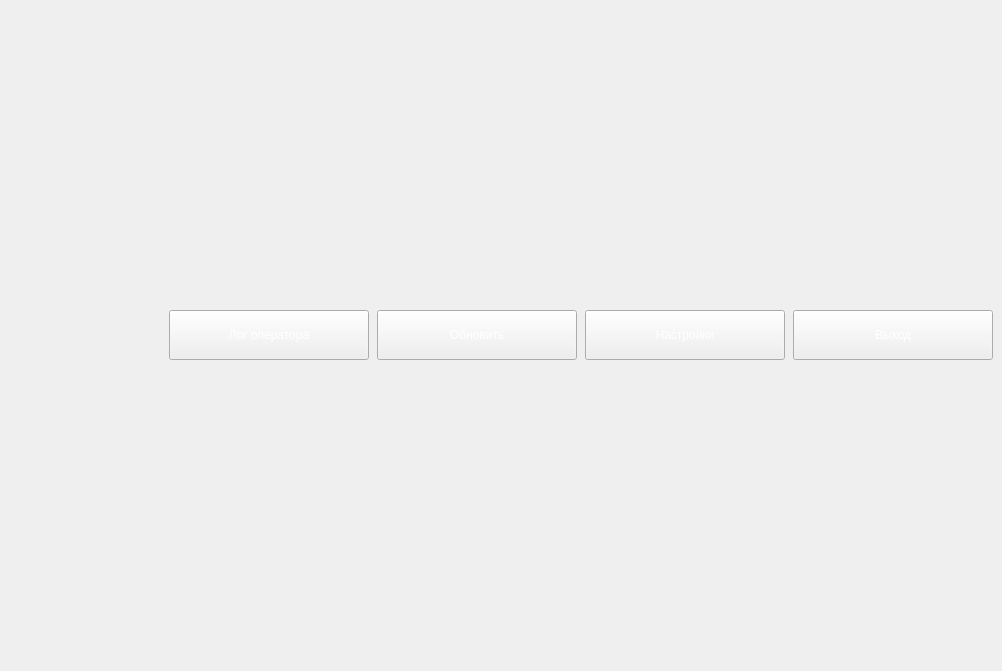
<?xml version="1.0" encoding="UTF-8"?>
<ui version="4.0">
 <class>MainWindow</class>
 <widget class="QMainWindow" name="MainWindow">
  <property name="geometry">
   <rect>
    <x>0</x>
    <y>0</y>
    <width>1002</width>
    <height>671</height>
   </rect>
  </property>
  <property name="windowTitle">
   <string>MainWindow</string>
  </property>
  <property name="styleSheet">
   <string notr="true"/>
  </property>
  <widget class="QWidget" name="centralwidget">
   <layout class="QVBoxLayout" name="verticalLayout">
    <item>
     <widget class="QWidget" name="top_bar" native="true">
      <property name="sizePolicy">
       <sizepolicy hsizetype="Expanding" vsizetype="Fixed">
        <horstretch>0</horstretch>
        <verstretch>0</verstretch>
       </sizepolicy>
      </property>
      <property name="minimumSize">
       <size>
        <width>0</width>
        <height>50</height>
       </size>
      </property>
      <layout class="QHBoxLayout" name="horizontalLayout">
       <property name="spacing">
        <number>8</number>
       </property>
       <property name="leftMargin">
        <number>0</number>
       </property>
       <property name="topMargin">
        <number>0</number>
       </property>
       <property name="rightMargin">
        <number>0</number>
       </property>
       <property name="bottomMargin">
        <number>0</number>
       </property>
       <item>
        <widget class="QWidget" name="widget" native="true">
         <property name="minimumSize">
          <size>
           <width>152</width>
           <height>0</height>
          </size>
         </property>
         <property name="maximumSize">
          <size>
           <width>152</width>
           <height>52</height>
          </size>
         </property>
         <property name="styleSheet">
          <string notr="true">background-image: url(:/newPrefix/logo.png);</string>
         </property>
        </widget>
       </item>
       <item>
        <widget class="QPushButton" name="log_btn">
         <property name="sizePolicy">
          <sizepolicy hsizetype="Expanding" vsizetype="Expanding">
           <horstretch>0</horstretch>
           <verstretch>0</verstretch>
          </sizepolicy>
         </property>
         <property name="minimumSize">
          <size>
           <width>0</width>
           <height>0</height>
          </size>
         </property>
         <property name="contextMenuPolicy">
          <enum>Qt::DefaultContextMenu</enum>
         </property>
         <property name="acceptDrops">
          <bool>false</bool>
         </property>
         <property name="toolTipDuration">
          <number>-1</number>
         </property>
         <property name="styleSheet">
          <string notr="true">background-image: url(:/newPrefix/buttonBK.jpg);
font: 14pt &quot;MS Shell Dlg 2&quot;;
color: rgb(255, 255, 255);</string>
         </property>
         <property name="text">
          <string>Лог оператора</string>
         </property>
         <property name="autoDefault">
          <bool>false</bool>
         </property>
        </widget>
       </item>
       <item>
        <widget class="QPushButton" name="refresh_btn">
         <property name="sizePolicy">
          <sizepolicy hsizetype="Expanding" vsizetype="Expanding">
           <horstretch>0</horstretch>
           <verstretch>0</verstretch>
          </sizepolicy>
         </property>
         <property name="minimumSize">
          <size>
           <width>0</width>
           <height>0</height>
          </size>
         </property>
         <property name="styleSheet">
          <string notr="true">background-image: url(:/newPrefix/buttonBK.jpg);
font: 14pt &quot;MS Shell Dlg 2&quot;;
color: rgb(255, 255, 255);</string>
         </property>
         <property name="text">
          <string>Обновить</string>
         </property>
        </widget>
       </item>
       <item>
        <widget class="QPushButton" name="settings_btn">
         <property name="sizePolicy">
          <sizepolicy hsizetype="Expanding" vsizetype="Expanding">
           <horstretch>0</horstretch>
           <verstretch>0</verstretch>
          </sizepolicy>
         </property>
         <property name="minimumSize">
          <size>
           <width>0</width>
           <height>0</height>
          </size>
         </property>
         <property name="baseSize">
          <size>
           <width>0</width>
           <height>0</height>
          </size>
         </property>
         <property name="styleSheet">
          <string notr="true">background-image: url(:/newPrefix/buttonBK.jpg);
font: 14pt &quot;MS Shell Dlg 2&quot;;
color: rgb(255, 255, 255);</string>
         </property>
         <property name="text">
          <string>Настройки</string>
         </property>
        </widget>
       </item>
       <item>
        <widget class="QPushButton" name="exit_btn">
         <property name="sizePolicy">
          <sizepolicy hsizetype="Expanding" vsizetype="Expanding">
           <horstretch>0</horstretch>
           <verstretch>0</verstretch>
          </sizepolicy>
         </property>
         <property name="minimumSize">
          <size>
           <width>0</width>
           <height>0</height>
          </size>
         </property>
         <property name="styleSheet">
          <string notr="true">font: 14pt &quot;MS Shell Dlg 2&quot;;
color: rgb(255, 255, 255);
background-image: url(:/newPrefix/buttonBK.jpg);</string>
         </property>
         <property name="text">
          <string>Выход</string>
         </property>
        </widget>
       </item>
      </layout>
     </widget>
    </item>
    <item>
     <layout class="QGridLayout" name="main_grid"/>
    </item>
   </layout>
  </widget>
 </widget>
 <resources>
  <include location="xz.qrc"/>
 </resources>
 <connections/>
</ui>
